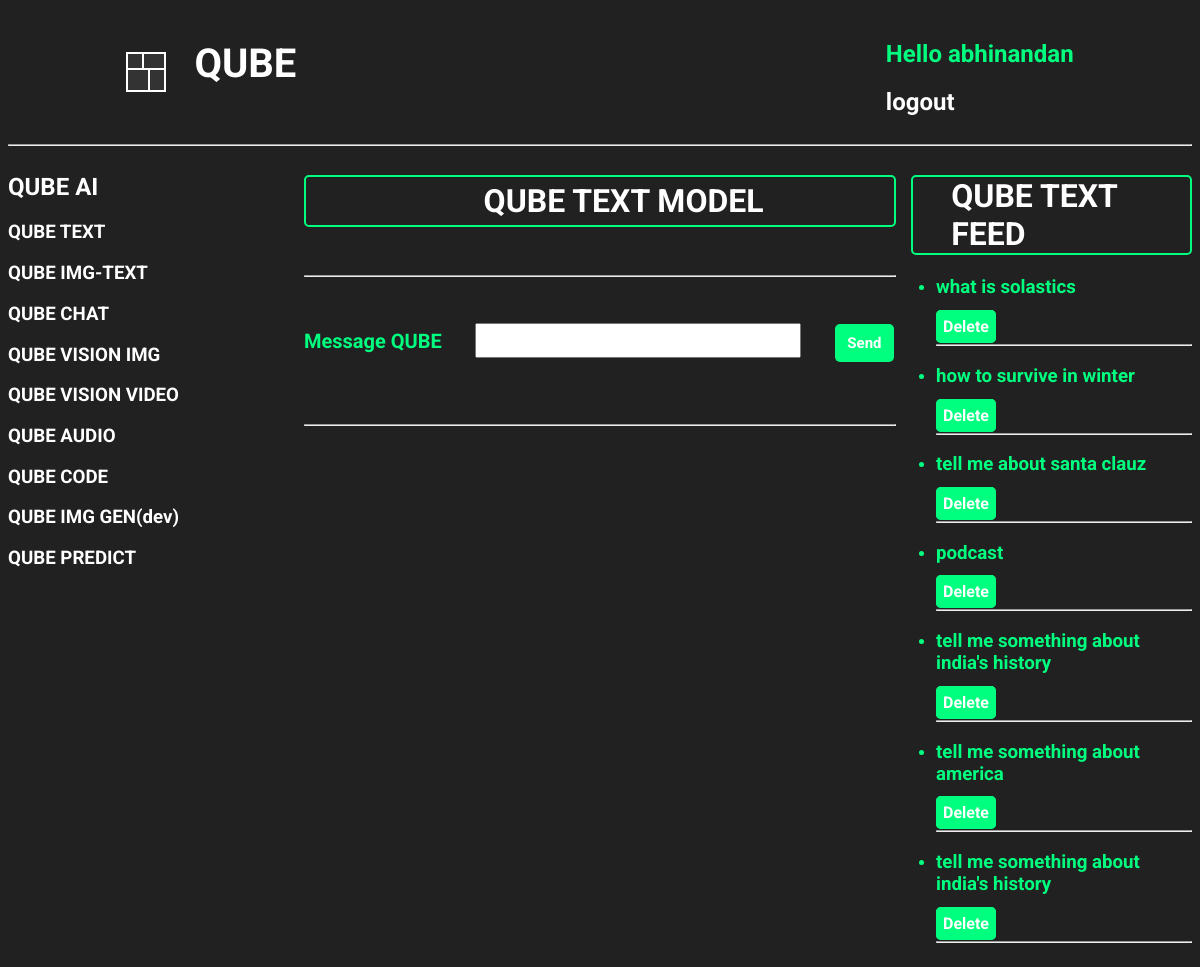
The page /textModel/ (signed in) on the database its author committed.
### base/models.py (models this page shows, shortened)
class TextModelHistory(models.Model):
    user = models.ForeignKey(
        User, on_delete=models.CASCADE, related_name='text_chat_histories')
    query = models.TextField()
    response = models.TextField()
    created = models.DateTimeField(auto_now_add=True)

### base/views.py (the view, shortened to what this page needs)
# urls.py: path('textModel/', views.textModel, name='textModel'),
@login_required(login_url='loginUser')
def textModel(request):
    query = request.GET.get('query', '')
    formatted_lines = []
    user_chats = TextModelHistory.objects.filter(
        user=request.user).order_by('-created')
    context = {'results': formatted_lines, 'text_history': user_chats}
    return render(request, 'base/textModel.html', context)

### base/templates/base/TextModel.html (shortened to what this page needs)
{% extends 'main.html' %}
{% block content %}
<div class="text_model">
    <div class="model-component">
        {% include 'base/Models_component_ai.html' %}
    </div>
    <div class="qube-text-model">
        <div class="qube_text_model_heading">
            <h1>QUBE TEXT MODEL</h1>
        </div>
        <br>
        <hr>
        <br>
        <br>
        <form action="{% url 'textModel' %}" method="GET">
            <label for="" id="message_qube">Message QUBE</label>
            <input type="text" name="query" value="{{ query }}" id="qube_message_input">
            <button
                style="margin-left: 30px; padding: 10px; width: 10%; font-size: 15px; font-weight: 700; color: white; background-color: springgreen; border-radius: 5px; border-style: none; cursor: pointer;">Send</button>
        </form>
        <br>
        <br>
        <hr>
    </div>
    <div class="text-history">
        <h1 id="qube_text_feed_heading">QUBE TEXT FEED</h1>
        <ul>
            {% for chat in text_history %}
            <div class="qube_text_history">
                <li>
                    <h3><a href="{% url 'textFullResponseView' chat.id %}" id="user_chat_query">{{ chat.query }}</a>
                    </h3>
                    <a href="{% url 'deleteTextModelHistory' chat.id %}" id="delete_text_message">Delete</a>
                    <br>
                    <hr>
                </li>
            </div>
            {% endfor %}
        </ul>
    </div>
</div>
{% endblock %}

### templates/navbar.html (shortened to what this page needs)
<div class="navbar-container">
    <div class="QUBE_logo_link">
        <div class="cube-loader">
            <div class="cube cube1"></div>
            <div class="cube cube2"></div>
            <div class="cube cube3"></div>
            <div class="cube cube4"></div>
        </div>
        <div class="qube_text">
            <h1><a href="{% url 'home' %}">QUBE</a></h1>
        </div>
    </div>
    <div class="login_section">
        {% if request.user.is_authenticated %}
        <div class="after_user_login">
            <div class="hello_user">
                <h2> Hello {{ request.user }} </h2>
            </div>
            <div class="hello_user_logout">
                <h2><a href="{% url 'logoutUser' %}">logout</a></h2>
            </div>
        </div>
        {% else %}
        <div class="before_user_login">
            <h2><a href="{% url 'loginUser' %}">Login</a></h2>
        </div>
        {% endif %}
    </div>
</div>
<hr>

### static/styles/main.css (style rules this page uses)
* { font-family: "Roboto", serif; }
body { background-color: #212121; }
.cube-loader { position: relative; width: 40px; height: 40px; margin: auto; }
.cube { position: absolute; width: 50%; height: 50%; background-color: #333; border: 2px solid #fff; animation: foldCube 2.4s infinite linear; }
.cube1 { top: 0; left: 0; transform-origin: 100% 100%; }
.cube2 { top: 0; right: 0; transform-origin: 0 100%; }
.cube3 { bottom: 0; right: 0; transform-origin: 0 0; }
.cube4 { bottom: 0; left: 0; transform-origin: 100% 0; }
.cube1 { animation-delay: 0.3s; }
.cube2 { animation-delay: 0.6s; }
.cube3 { animation-delay: 0.9s; }
.cube4 { animation-delay: 1.2s; }
.QUBE_logo_link { display: flex; justify-content: space-between; gap: 20px; margin-left: 10%; }
.qube_text { margin-top: 6%; font-size: 20px; padding-left: 8px; padding-right: 8px; padding-top: 5px; margin-top: 0px; }
.qube_text a { text-decoration: none; color: white; transition: all 0.3s ease; }
.login_section { margin-right: 10%; padding-top: 1%; }
.hello_user { color: springgreen; }
.hello_user_logout a { text-decoration: none; color: white; transition: all 0.3s ease; }

### base/templates/base/TextModel.html (style rules this page uses)
.text_model { display: grid; grid-template-columns: 1fr 2fr 1fr; }
.qube_text_model_heading h1 { color: white; border: 2px solid springgreen; padding: 5px; border-radius: 5px; padding-left: 30%; }
#message_qube { color: springgreen; font-size: 20px; font-weight: 700; }
#qube_message_input { height: 35px; width: 55%; margin-left: 5%; font-size: 20px; }
#qube_text_feed_heading { margin-left: 5%; border: 2px solid springgreen; padding-left: 13%; border-radius: 5px; color: white; }
#delete_text_message { color: white; text-decoration: none; border: 2px solid springgreen; padding: 5px; border-radius: 5px; background-color: springgreen; font-weight: 700; }
#user_chat_query { color: springgreen; text-decoration: none; transition: all 0.3s ease; }
.qube_text_history { color: springgreen; }

### templates/navbar.html (style rules this page uses)
.navbar-container { display: flex; justify-content: space-between; }

### rows shown on the page
TextModelHistory: query "what is solastics"
TextModelHistory: query "how to survive in winter"
TextModelHistory: query "tell me about santa clauz"
TextModelHistory: query "podcast"
TextModelHistory: query "tell me something about india's history"
TextModelHistory: query "tell me something about america"
TextModelHistory: query "tell me something about india's history"

### other values the page prints
{{ request.user }} "abhinandan"
